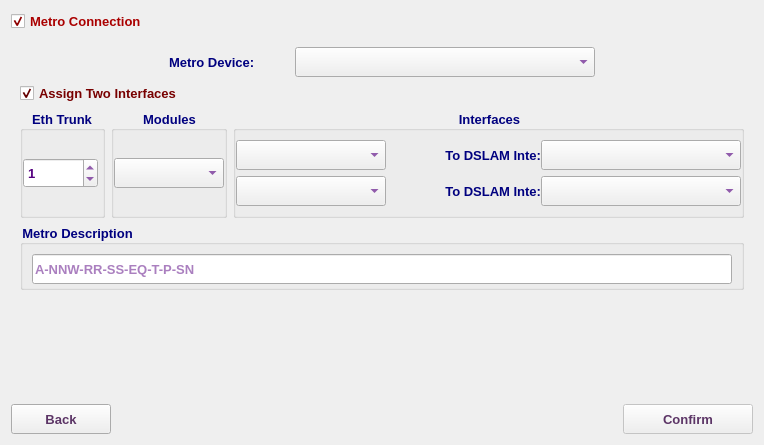
         <widget class="QWidget" name="scrollAreaWidgetContents_3">
          <property name="geometry">
           <rect>
            <x>0</x>
            <y>0</y>
            <width>764</width>
            <height>445</height>
           </rect>
          </property>
          <layout class="QVBoxLayout" name="verticalLayout_18">
           <item>
            <widget class="QCheckBox" name="metroConnCB">
             <property name="font">
              <font>
               <family>Tahoma</family>
               <pointsize>10</pointsize>
               <weight>75</weight>
               <bold>true</bold>
              </font>
             </property>
             <property name="styleSheet">
              <string notr="true">color: rgb(170, 0, 0);</string>
             </property>
             <property name="text">
              <string>Metro Connection </string>
             </property>
             <property name="checked">
              <bool>true</bool>
             </property>
            </widget>
           </item>
           <item>
            <widget class="QFrame" name="metroGB">
             <property name="minimumSize">
              <size>
               <width>0</width>
               <height>0</height>
              </size>
             </property>
             <property name="maximumSize">
              <size>
               <width>16777215</width>
               <height>380</height>
              </size>
             </property>
             <property name="font">
              <font>
               <family>Tahoma</family>
               <pointsize>10</pointsize>
               <weight>75</weight>
               <bold>true</bold>
              </font>
             </property>
             <property name="lineWidth">
              <number>0</number>
             </property>
             <layout class="QVBoxLayout" name="verticalLayout_9">
              <item>
               <layout class="QHBoxLayout" name="horizontalLayout_24">
                <item>
                 <spacer name="horizontalSpacer_25">
                  <property name="font">
                   <font>
                    <family>Tahoma</family>
                    <pointsize>10</pointsize>
                   </font>
                  </property>
                  <property name="orientation">
                   <enum>Qt::Horizontal</enum>
                  </property>
                  <property name="sizeHint" stdset="0">
                   <size>
                    <width>40</width>
                    <height>20</height>
                   </size>
                  </property>
                 </spacer>
                </item>
                <item>
                 <widget class="QLabel" name="label">
                  <property name="minimumSize">
                   <size>
                    <width>120</width>
                    <height>30</height>
                   </size>
                  </property>
                  <property name="maximumSize">
                   <size>
                    <width>150</width>
                    <height>30</height>
                   </size>
                  </property>
                  <property name="font">
                   <font>
                    <family>Tahoma</family>
                    <pointsize>10</pointsize>
                    <weight>75</weight>
                    <bold>true</bold>
                   </font>
                  </property>
                  <property name="styleSheet">
                   <string notr="true">color: rgb(0, 0, 127);</string>
                  </property>
                  <property name="text">
                   <string>Metro Device:</string>
                  </property>
                 </widget>
                </item>
                <item>
                 <widget class="QComboBox" name="cxCB">
                  <property name="minimumSize">
                   <size>
                    <width>300</width>
                    <height>30</height>
                   </size>
                  </property>
                  <property name="maximumSize">
                   <size>
                    <width>300</width>
                    <height>30</height>
                   </size>
                  </property>
                  <property name="font">
                   <font>
                    <family>Tahoma</family>
                    <pointsize>10</pointsize>
                    <weight>75</weight>
                    <bold>true</bold>
                   </font>
                  </property>
                  <property name="styleSheet">
                   <string notr="true">color: rgb(85, 0, 127);</string>
                  </property>
                 </widget>
                </item>
                <item>
                 <spacer name="horizontalSpacer_26">
                  <property name="font">
                   <font>
                    <family>Tahoma</family>
                    <pointsize>10</pointsize>
                   </font>
                  </property>
                  <property name="orientation">
                   <enum>Qt::Horizontal</enum>
                  </property>
                  <property name="sizeHint" stdset="0">
                   <size>
                    <width>40</width>
                    <height>20</height>
                   </size>
                  </property>
                 </spacer>
                </item>
               </layout>
              </item>
              <item>
               <widget class="QCheckBox" name="cxdIntCB">
                <property name="font">
                 <font>
                  <family>Tahoma</family>
                  <pointsize>10</pointsize>
                  <weight>75</weight>
                  <bold>true</bold>
                 </font>
                </property>
                <property name="styleSheet">
                 <string notr="true">color: rgb(120, 0, 0);</string>
                </property>
                <property name="text">
                 <string>Assign Two Interfaces</string>
                </property>
                <property name="checked">
                 <bool>true</bool>
                </property>
               </widget>
              </item>
              <item>
               <layout class="QHBoxLayout" name="horizontalLayout_25">
                <item>
                 <widget class="QGroupBox" name="groupBox_10">
                  <property name="maximumSize">
                   <size>
                    <width>85</width>
                    <height>16777215</height>
                   </size>
                  </property>
                  <property name="font">
                   <font>
                    <family>Tahoma</family>
                    <pointsize>10</pointsize>
                    <weight>75</weight>
                    <bold>true</bold>
                   </font>
                  </property>
                  <property name="styleSheet">
                   <string notr="true">color: rgb(0, 0, 127);</string>
                  </property>
                  <property name="title">
                   <string>Eth Trunk</string>
                  </property>
                  <property name="alignment">
                   <set>Qt::AlignCenter</set>
                  </property>
                  <layout class="QVBoxLayout" name="verticalLayout_8">
                   <property name="spacing">
                    <number>0</number>
                   </property>
                   <property name="leftMargin">
                    <number>0</number>
                   </property>
                   <property name="topMargin">
                    <number>0</number>
                   </property>
                   <property name="rightMargin">
                    <number>0</number>
                   </property>
                   <property name="bottomMargin">
                    <number>0</number>
                   </property>
                   <item>
                    <widget class="QSpinBox" name="cxEthSB">
                     <property name="minimumSize">
                      <size>
                       <width>75</width>
                       <height>30</height>
                      </size>
                     </property>
                     <property name="maximumSize">
                      <size>
                       <width>75</width>
                       <height>30</height>
                      </size>
                     </property>
                     <property name="font">
                      <font>
                       <family>Tahoma</family>
                       <pointsize>10</pointsize>
                       <weight>75</weight>
                       <bold>true</bold>
                      </font>
                     </property>
                     <property name="styleSheet">
                      <string notr="true">color: rgb(85, 0, 127);</string>
                     </property>
                     <property name="maximum">
                      <number>1000</number>
                     </property>
                     <property name="value">
                      <number>1</number>
                     </property>
                    </widget>
                   </item>
                  </layout>
                 </widget>
                </item>
                <item>
                 <widget class="QGroupBox" name="groupBox_14">
                  <property name="maximumSize">
                   <size>
                    <width>200</width>
                    <height>16777215</height>
                   </size>
                  </property>
                  <property name="font">
                   <font>
                    <family>Tahoma</family>
                    <pointsize>10</pointsize>
                    <weight>75</weight>
                    <bold>true</bold>
                   </font>
                  </property>
                  <property name="styleSheet">
                   <string notr="true">color: rgb(0, 0, 127);</string>
                  </property>
                  <property name="title">
                   <string>Modules</string>
                  </property>
                  <property name="alignment">
                   <set>Qt::AlignCenter</set>
                  </property>
                  <layout class="QVBoxLayout" name="verticalLayout_15">
                   <property name="spacing">
                    <number>0</number>
                   </property>
                   <property name="leftMargin">
                    <number>0</number>
                   </property>
                   <property name="topMargin">
                    <number>0</number>
                   </property>
                   <property name="rightMargin">
                    <number>0</number>
                   </property>
                   <property name="bottomMargin">
                    <number>0</number>
                   </property>
                   <item>
                    <widget class="QComboBox" name="cxmCB">
                     <property name="minimumSize">
                      <size>
                       <width>110</width>
                       <height>30</height>
                      </size>
                     </property>
                     <property name="maximumSize">
                      <size>
                       <width>110</width>
                       <height>30</height>
                      </size>
                     </property>
                     <property name="font">
                      <font>
                       <family>Tahoma</family>
                       <pointsize>10</pointsize>
                       <weight>75</weight>
                       <bold>true</bold>
                      </font>
                     </property>
                     <property name="styleSheet">
                      <string notr="true">color: rgb(85, 0, 127);</string>
                     </property>
                    </widget>
                   </item>
                  </layout>
                 </widget>
                </item>
                <item>
                 <widget class="QGroupBox" name="groupBox_11">
                  <property name="sizePolicy">
                   <sizepolicy hsizetype="Expanding" vsizetype="Preferred">
                    <horstretch>0</horstretch>
                    <verstretch>0</verstretch>
                   </sizepolicy>
                  </property>
                  <property name="font">
                   <font>
                    <family>Tahoma</family>
                    <pointsize>10</pointsize>
                    <weight>75</weight>
                    <bold>true</bold>
                   </font>
                  </property>
                  <property name="styleSheet">
                   <string notr="true">color: rgb(0, 0, 127);</string>
                  </property>
                  <property name="title">
                   <string>Interfaces</string>
                  </property>
                  <property name="alignment">
                   <set>Qt::AlignCenter</set>
                  </property>
                  <layout class="QVBoxLayout" name="verticalLayout_12">
                   <property name="leftMargin">
                    <number>0</number>
                   </property>
                   <property name="rightMargin">
                    <number>0</number>
                   </property>
                   <item>
                    <widget class="QFrame" name="cxInt1Frame">
                     <property name="font">
                      <font>
                       <family>Tahoma</family>
                       <pointsize>10</pointsize>
                      </font>
                     </property>
                     <property name="frameShape">
                      <enum>QFrame::NoFrame</enum>
                     </property>
                     <property name="frameShadow">
                      <enum>QFrame::Raised</enum>
                     </property>
                     <layout class="QHBoxLayout" name="horizontalLayout_8">
                      <property name="spacing">
                       <number>0</number>
                      </property>
                      <property name="leftMargin">
                       <number>0</number>
                      </property>
                      <property name="topMargin">
                       <number>0</number>
                      </property>
                      <property name="rightMargin">
                       <number>0</number>
                      </property>
                      <property name="bottomMargin">
                       <number>0</number>
                      </property>
                      <item>
                       <widget class="QComboBox" name="cxInt1CB">
                        <property name="minimumSize">
                         <size>
                          <width>150</width>
                          <height>30</height>
                         </size>
                        </property>
                        <property name="maximumSize">
                         <size>
                          <width>150</width>
                          <height>30</height>
                         </size>
                        </property>
                        <property name="font">
                         <font>
                          <family>Tahoma</family>
                          <pointsize>10</pointsize>
                          <weight>75</weight>
                          <bold>true</bold>
                         </font>
                        </property>
                        <property name="styleSheet">
                         <string notr="true">color: rgb(85, 0, 127);</string>
                        </property>
                       </widget>
                      </item>
                      <item>
                       <widget class="QLabel" name="label_6">
                        <property name="minimumSize">
                         <size>
                          <width>155</width>
                          <height>30</height>
                         </size>
                        </property>
                        <property name="maximumSize">
                         <size>
                          <width>16777215</width>
                          <height>30</height>
                         </size>
                        </property>
                        <property name="font">
                         <font>
                          <family>Tahoma</family>
                          <pointsize>10</pointsize>
                          <weight>75</weight>
                          <bold>true</bold>
                         </font>
                        </property>
                        <property name="text">
                         <string>To DSLAM Inte:</string>
                        </property>
                        <property name="alignment">
                         <set>Qt::AlignRight|Qt::AlignTrailing|Qt::AlignVCenter</set>
                        </property>
                       </widget>
                      </item>
                      <item>
                       <widget class="QComboBox" name="cxi1diCB">
                        <property name="sizePolicy">
                         <sizepolicy hsizetype="Expanding" vsizetype="Fixed">
                          <horstretch>0</horstretch>
                          <verstretch>0</verstretch>
                         </sizepolicy>
                        </property>
                        <property name="minimumSize">
                         <size>
                          <width>150</width>
                          <height>30</height>
                         </size>
                        </property>
                        <property name="maximumSize">
                         <size>
                          <width>250</width>
                          <height>30</height>
                         </size>
                        </property>
                        <property name="font">
                         <font>
                          <family>Tahoma</family>
                          <pointsize>10</pointsize>
                          <weight>75</weight>
                          <bold>true</bold>
                         </font>
                        </property>
                        <property name="styleSheet">
                         <string notr="true">color: rgb(85, 0, 127);</string>
                        </property>
                       </widget>
                      </item>
                     </layout>
                    </widget>
                   </item>
                   <item>
                    <widget class="QFrame" name="cxInt2Frame">
                     <property name="font">
                      <font>
                       <family>Tahoma</family>
                       <pointsize>10</pointsize>
                      </font>
                     </property>
                     <property name="frameShape">
                      <enum>QFrame::NoFrame</enum>
                     </property>
                     <property name="frameShadow">
                      <enum>QFrame::Raised</enum>
                     </property>
                     <layout class="QHBoxLayout" name="horizontalLayout_15">
                      <property name="spacing">
                       <number>0</number>
                      </property>
                      <property name="leftMargin">
                       <number>0</number>
                      </property>
                      <property name="topMargin">
                       <number>0</number>
                      </property>
                      <property name="rightMargin">
                       <number>0</number>
                      </property>
                      <property name="bottomMargin">
                       <number>0</number>
                      </property>
                      <item>
                       <widget class="QComboBox" name="cxInt2CB">
                        <property name="minimumSize">
                         <size>
                          <width>150</width>
                          <height>30</height>
                         </size>
                        </property>
                        <property name="maximumSize">
                         <size>
                          <width>150</width>
                          <height>30</height>
                         </size>
                        </property>
                        <property name="font">
                         <font>
                          <family>Tahoma</family>
                          <pointsize>10</pointsize>
                          <weight>75</weight>
                          <bold>true</bold>
                         </font>
                        </property>
                        <property name="styleSheet">
                         <string notr="true">color: rgb(85, 0, 127);</string>
                        </property>
                       </widget>
                      </item>
                      <item>
                       <widget class="QLabel" name="label_7">
                        <property name="minimumSize">
                         <size>
                          <width>155</width>
                          <height>30</height>
                         </size>
                        </property>
                        <property name="maximumSize">
                         <size>
                          <width>16777215</width>
                          <height>30</height>
                         </size>
                        </property>
                        <property name="font">
                         <font>
                          <family>Tahoma</family>
                          <pointsize>10</pointsize>
                          <weight>75</weight>
                          <bold>true</bold>
                         </font>
                        </property>
                        <property name="text">
                         <string>To DSLAM Inte:</string>
                        </property>
                        <property name="alignment">
                         <set>Qt::AlignRight|Qt::AlignTrailing|Qt::AlignVCenter</set>
                        </property>
                       </widget>
                      </item>
                      <item>
                       <widget class="QComboBox" name="cxi2diCB">
                        <property name="sizePolicy">
                         <sizepolicy hsizetype="Expanding" vsizetype="Fixed">
                          <horstretch>0</horstretch>
                          <verstretch>0</verstretch>
                         </sizepolicy>
                        </property>
                        <property name="minimumSize">
                         <size>
                          <width>150</width>
                          <height>30</height>
                         </size>
                        </property>
                        <property name="maximumSize">
                         <size>
                          <width>250</width>
                          <height>30</height>
                         </size>
                        </property>
                        <property name="font">
                         <font>
                          <family>Tahoma</family>
                          <pointsize>10</pointsize>
                          <weight>75</weight>
                          <bold>true</bold>
                         </font>
                        </property>
                        <property name="styleSheet">
                         <string notr="true">color: rgb(85, 0, 127);</string>
                        </property>
                       </widget>
                      </item>
                     </layout>
                    </widget>
                   </item>
                  </layout>
                 </widget>
                </item>
               </layout>
              </item>
              <item>
               <widget class="QGroupBox" name="groupBox_12">
                <property name="maximumSize">
                 <size>
                  <width>16777215</width>
                  <height>66</height>
                 </size>
                </property>
                <property name="font">
                 <font>
                  <family>Tahoma</family>
                  <pointsize>10</pointsize>
                  <weight>75</weight>
                  <bold>true</bold>
                 </font>
                </property>
                <property name="styleSheet">
                 <string notr="true">color: rgb(0, 0, 127);</string>
                </property>
                <property name="title">
                 <string>Metro Description</string>
                </property>
                <layout class="QHBoxLayout" name="horizontalLayout_11">
                 <item>
                  <widget class="QLineEdit" name="cxDescLE">
                   <property name="minimumSize">
                    <size>
                     <width>0</width>
                     <height>30</height>
                    </size>
                   </property>
                   <property name="maximumSize">
                    <size>
                     <width>16777215</width>
                     <height>30</height>
                    </size>
                   </property>
                   <property name="font">
                    <font>
                     <family>Tahoma</family>
                     <pointsize>10</pointsize>
                     <weight>75</weight>
                     <bold>true</bold>
                    </font>
                   </property>
                   <property name="styleSheet">
                    <string notr="true">color: rgb(85, 0, 127);</string>
                   </property>
                   <property name="readOnly">
                    <bool>true</bool>
                   </property>
                   <property name="placeholderText">
                    <string>A-NNW-RR-SS-EQ-T-P-SN</string>
                   </property>
                  </widget>
                 </item>
                </layout>
               </widget>
              </item>
             </layout>
            </widget>
           </item>
           <item>
            <spacer name="verticalSpacer">
             <property name="orientation">
              <enum>Qt::Vertical</enum>
             </property>
             <property name="sizeHint" stdset="0">
              <size>
               <width>20</width>
               <height>40</height>
              </size>
             </property>
            </spacer>
           </item>
           <item>
            <layout class="QHBoxLayout" name="horizontalLayout_3">
             <item>
              <widget class="QPushButton" name="metroBackBtn">
               <property name="sizePolicy">
                <sizepolicy hsizetype="Preferred" vsizetype="Preferred">
                 <horstretch>0</horstretch>
                 <verstretch>0</verstretch>
                </sizepolicy>
               </property>
               <property name="minimumSize">
                <size>
                 <width>100</width>
                 <height>30</height>
                </size>
               </property>
               <property name="maximumSize">
                <size>
                 <width>150</width>
                 <height>30</height>
                </size>
               </property>
               <property name="font">
                <font>
                 <family>Tahoma</family>
                 <pointsize>10</pointsize>
                 <weight>75</weight>
                 <bold>true</bold>
                </font>
               </property>
               <property name="styleSheet">
                <string notr="true">color: rgb(92, 53, 102);</string>
               </property>
               <property name="text">
                <string>Back</string>
               </property>
               <property name="icon">
                <iconset resource="../../../../../image.qrc">
                 <normaloff>:/Image/back.png</normaloff>:/Image/back.png</iconset>
               </property>
              </widget>
             </item>
             <item>
              <spacer name="horizontalSpacer">
               <property name="font">
                <font>
                 <family>Tahoma</family>
                 <pointsize>10</pointsize>
                </font>
               </property>
               <property name="orientation">
                <enum>Qt::Horizontal</enum>
               </property>
               <property name="sizeHint" stdset="0">
                <size>
                 <width>40</width>
                 <height>20</height>
                </size>
               </property>
              </spacer>
             </item>
             <item>
              <widget class="QPushButton" name="okBtn">
               <property name="enabled">
                <bool>false</bool>
               </property>
               <property name="sizePolicy">
                <sizepolicy hsizetype="Preferred" vsizetype="Preferred">
                 <horstretch>0</horstretch>
                 <verstretch>0</verstretch>
                </sizepolicy>
               </property>
               <property name="minimumSize">
                <size>
                 <width>130</width>
                 <height>30</height>
                </size>
               </property>
               <property name="maximumSize">
                <size>
                 <width>150</width>
                 <height>30</height>
                </size>
               </property>
               <property name="font">
                <font>
                 <family>Tahoma</family>
                 <pointsize>10</pointsize>
                 <weight>75</weight>
                 <bold>true</bold>
                </font>
               </property>
               <property name="styleSheet">
                <string notr="true">color: rgb(92, 53, 102);</string>
               </property>
               <property name="text">
                <string>Confirm</string>
               </property>
               <property name="icon">
                <iconset resource="../../../../../image.qrc">
                 <normaloff>:/Image/plan.png</normaloff>:/Image/plan.png</iconset>
               </property>
               <property name="iconSize">
                <size>
                 <width>20</width>
                 <height>20</height>
                </size>
               </property>
              </widget>
             </item>
            </layout>
           </item>
          </layout>
         </widget>
